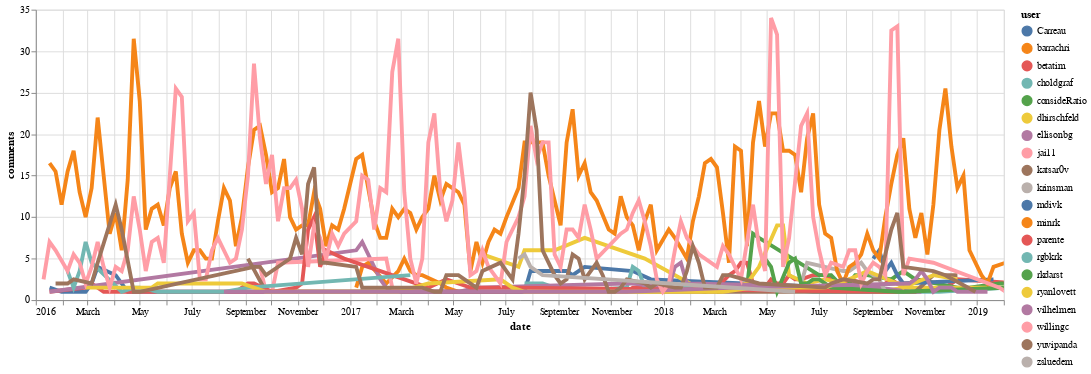

The cell this chart's notebook holds for it:
### Code cell
selectable_line_plot(user_data.reset_index(), 'date', 'comments', 'user')

### Figure 1 — Vega-Lite specification as saved in the notebook (floating-point values rounded to 4 significant figures; data arrays with more than 128 entries replaced by an {"elided": "..."} marker saying what was removed)
{"$schema": "https://vega.github.io/schema/vega-lite/v2.6.0.json", "config": {"view": {"height": 300, "width": 400}}, "datasets": {"data-a09ec5278385864fad3f8f0acdff0c8c": {"elided": "628 records"}}, "layer": [{"data": {"name": "data-a09ec5278385864fad3f8f0acdff0c8c"}, "encoding": {"color": {"field": "user", "type": "nominal"}, "opacity": {"value": 0}, "tooltip": {"field": "user", "type": "nominal"}, "x": {"field": "date", "scale": {"domain": ["2016-01-01", "2019-02-01"]}, "type": "temporal"}, "y": {"field": "comments", "type": "quantitative"}}, "mark": {"clip": true, "type": "circle"}, "selection": {"selector001": {"fields": ["user"], "nearest": true, "on": "mouseover", "type": "single"}}, "width": 1000}, {"data": {"name": "data-a09ec5278385864fad3f8f0acdff0c8c"}, "encoding": {"color": {"condition": {"field": "user", "selection": "selector001", "type": "nominal"}, "value": "lightgray"}, "size": {"condition": {"selection": {"not": "selector001"}, "value": 1}, "value": 4}, "tooltip": {"field": "user", "type": "nominal"}, "x": {"field": "date", "scale": {"domain": ["2016-01-01", "2019-02-01"]}, "type": "temporal"}, "y": {"field": "comments", "type": "quantitative"}}, "mark": {"clip": true, "type": "line"}, "width": 1000}]}
